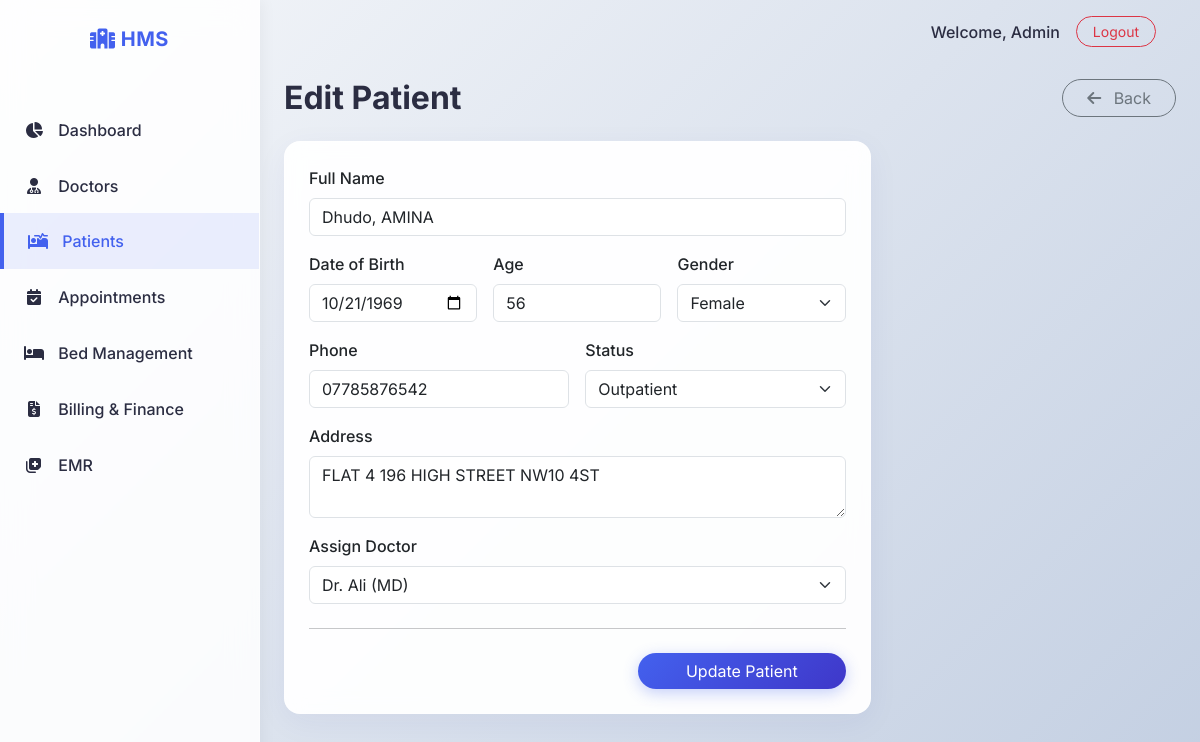
Screenshot of /patients/edit/1 (signed in) with the database file from the repository.
### models.py (models this page shows)
class Patient(db.Model):
    id = db.Column(db.Integer, primary_key=True)
    name = db.Column(db.String(100), nullable=False)
    dob = db.Column(db.Date)
    age = db.Column(db.Integer, nullable=False)
    gender = db.Column(db.String(20))
    phone = db.Column(db.String(20))
    address = db.Column(db.String(255))
    admission_date = db.Column(db.DateTime, default=datetime.utcnow)
    status = db.Column(db.String(20), default='outpatient') # admitted, discharged, outpatient
    doctor_id = db.Column(db.Integer, db.ForeignKey('doctor.id'))
    appointments = db.relationship('Appointment', backref='patient', lazy='dynamic')
    beds = db.relationship('Bed', backref='patient', lazy='dynamic')
    billings = db.relationship('Billing', backref='patient', lazy='dynamic')
    medical_records = db.relationship('MedicalRecord', backref='patient', lazy='dynamic')

### routes/patients.py (the view, shortened to what this page needs)
@patients_bp.route('/edit/<int:id>', methods=['GET', 'POST'])
@login_required
def edit_patient(id):
    patient = Patient.query.get_or_404(id)
    doctors = Doctor.query.all()
    return render_template('patient_form.html', patient=patient, doctors=doctors)

### app.py (called while the page is built)
@login_manager.user_loader
def load_user(user_id):
    return User.query.get(int(user_id))

### templates/patient_form.html (shortened to what this page needs)
{% extends "base.html" %}
{% block content %}
<div class="d-flex justify-content-between align-items-center mb-4">
    <h2 class="fw-bold mb-0">{% if patient %}Edit{% else %}Add{% endif %} Patient</h2>
    <a href="{{ url_for('patients.list_patients') }}" class="btn btn-outline-secondary rounded-pill px-4">
        <i class="fa-solid fa-arrow-left me-2"></i> Back
    </a>
</div>
<div class="row">
    <div class="col-lg-8">
        <div class="card glass p-4">
            <form method="POST" action="{% if patient %}{{ url_for('patients.edit_patient', id=patient.id) }}{% else %}{{ url_for('patients.add_patient') }}{% endif %}">
                <div class="row g-3 mb-3">
                    <div class="col-md-12">
                        <label class="form-label fw-medium">Full Name</label>
                        <input type="text" name="name" class="form-control" value="{{ patient.name if patient else '' }}" required placeholder="e.g., Jane Smith">
                    </div>
                </div>
                <div class="row g-3 mb-3">
                    <div class="col-md-4">
                        <label class="form-label fw-medium">Date of Birth</label>
                        <input type="date" name="dob" class="form-control" value="{{ patient.dob.isoformat() if patient and patient.dob else '' }}">
                    </div>
                    <div class="col-md-4">
                        <label class="form-label fw-medium">Age</label>
                        <input type="number" name="age" class="form-control" value="{{ patient.age if patient else '' }}" required min="0">
                    </div>
                    <div class="col-md-4">
                        <label class="form-label fw-medium">Gender</label>
                        <select name="gender" class="form-select">
                            <option value="Female" {% if patient and patient.gender == 'Female' %}selected{% endif %}>Female</option>
                        </select>
                    </div>
                </div>
                <div class="row g-3 mb-3">
                    <div class="col-md-6">
                        <label class="form-label fw-medium">Phone</label>
                        <input type="text" name="phone" class="form-control" value="{{ patient.phone if patient else '' }}" placeholder="Contact number">
                    </div>
                    <div class="col-md-6">
                        <label class="form-label fw-medium">Status</label>
                        <select name="status" class="form-select">
                            <option value="outpatient" {% if patient and patient.status == 'outpatient' %}selected{% endif %}>Outpatient</option>
                        </select>
                    </div>
                </div>
                <div class="mb-3">
                    <label class="form-label fw-medium">Address</label>
                    <textarea name="address" class="form-control" rows="2">{{ patient.address if patient else '' }}</textarea>
                </div>
                <div class="mb-4">
                    <label class="form-label fw-medium">Assign Doctor</label>
                    <select name="doctor_id" class="form-select">
                        {% for doctor in doctors %}
                        <option value="{{ doctor.id }}" {% if patient and patient.doctor_id == doctor.id %}selected{% endif %}>
                            Dr. {{ doctor.name }} ({{ doctor.specialization }})
                        </option>
                        {% endfor %}
                    </select>
                </div>
                <hr class="mb-4 opacity-25">
                <div class="text-end">
                    <button type="submit" class="btn btn-primary rounded-pill px-5">
                        {% if patient %}Update{% else %}Save{% endif %} Patient
                    </button>
                </div>
            </form>
        </div>
    </div>
</div>
{% endblock %}

### static/css/style.css (style rules this page uses)
:root { --primary-color: #4361ee; --secondary-color: #3f37c9; --accent-color: #4cc9f0; --bg-color: #f8f9fa; --text-main: #2b2d42; --text-muted: #6c757d; --sidebar-bg: rgba(255, 255, 255, 0.85); --card-bg: rgba(255, 255, 255, 0.95); }
body { font-family: 'Inter', sans-serif; background: linear-gradient(135deg, #f5f7fa 0%, #c3cfe2 100%); background-attachment: fixed; color: var(--text-main); min-height: 100vh; }
.glass { background: var(--card-bg); backdrop-filter: blur(10px); -webkit-backdrop-filter: blur(10px); border: 1px solid rgba(255, 255, 255, 0.3); border-radius: 1rem; box-shadow: 0 8px 32px rgba(31, 38, 135, 0.05); }
.btn-primary { background: linear-gradient(135deg, var(--primary-color), var(--secondary-color)); border: none; box-shadow: 0 4px 15px rgba(67, 97, 238, 0.3); transition: all 0.3s ease; }

### rows the page displays
Patient: name "Dhudo, AMINA", dob "10/21/1969", age "56", gender "Female", phone "07785876542", status "Outpatient", address "FLAT 4 196 HIGH STREET NW10 4ST", doctor_id "Dr. Ali (MD)"
